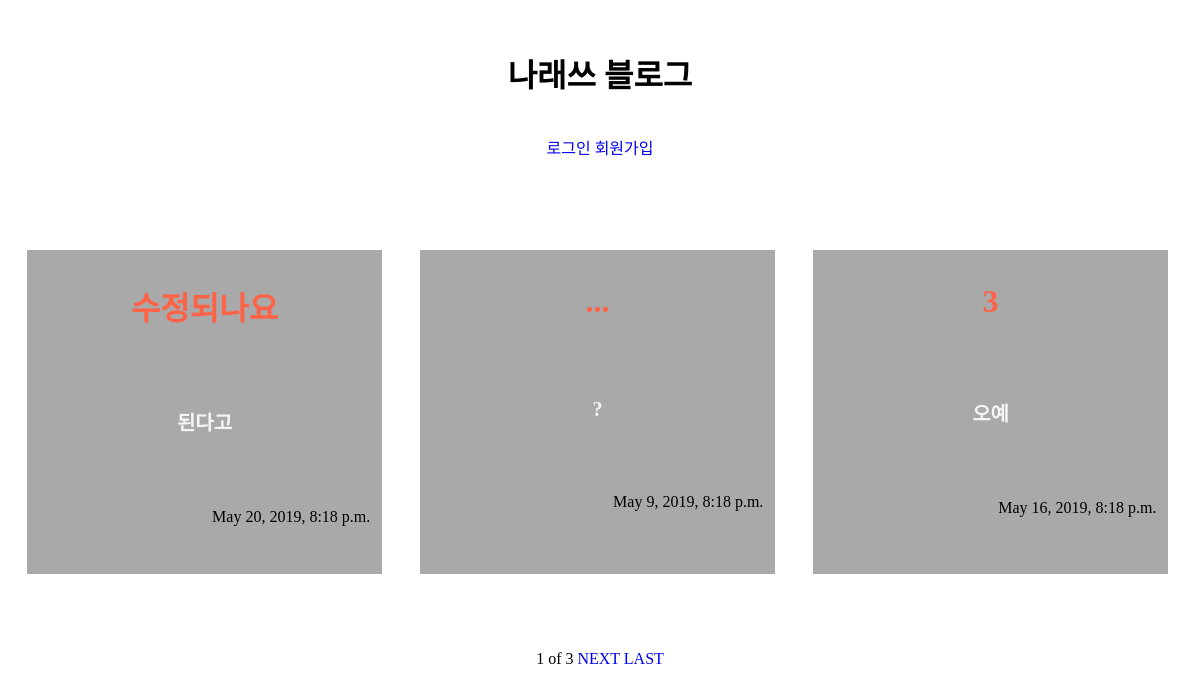
Before: / with the older database file.
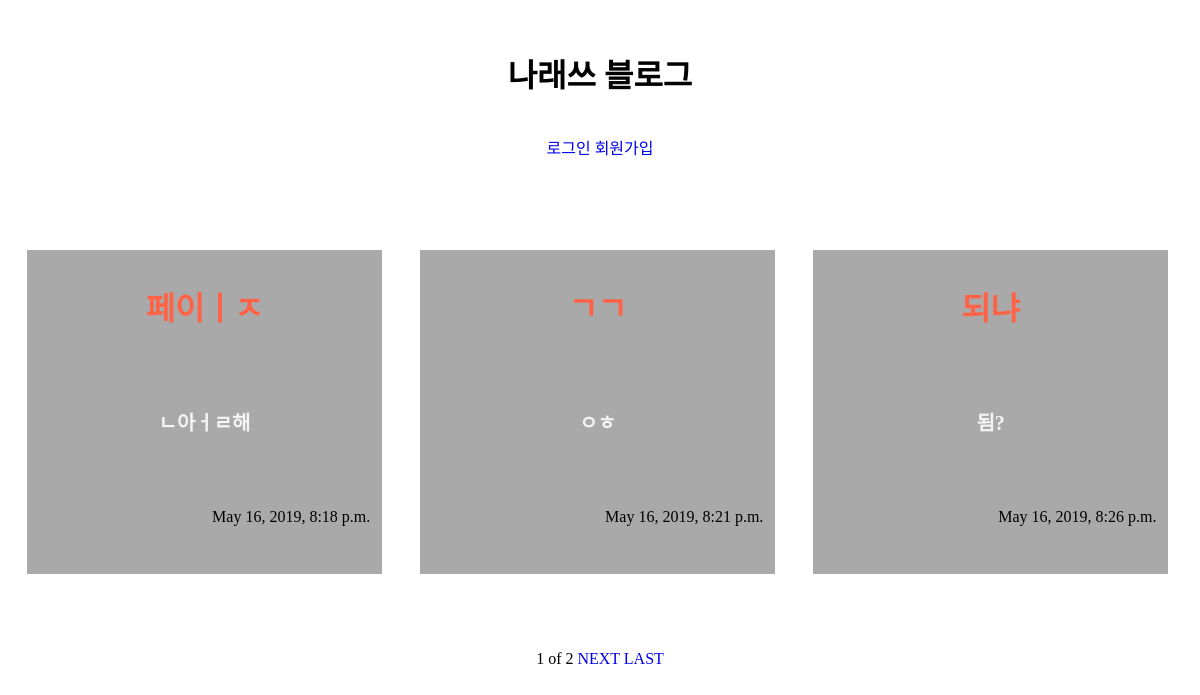
After: the same page with the newer database file.
### myapp/models.py (models this page shows, shortened)
class Blog(models.Model):
    title=models.CharField(max_length=200)
    pub_date=models.DateTimeField('date published')
    body=models.TextField()

### myapp/views.py (the view)
# urls.py: 2. Add a URL to urlpatterns:  path('', views.home, name='home')
def home(request):
    blogs=Blog.objects
    blog_list=Blog.objects.all()
    paginator=Paginator(blog_list,3)
    page=request.GET.get('page')
    posts=paginator.get_page(page)
    return render(request,'home.html',{'blogs':blogs, 'posts':posts})

### myapp/templates/home.html (shortened to what this page needs)
<!DOCTYPE html>
<html lang="ko">
<head>
</head>
<body>
    <div class="head">
        <h1>나래쓰 블로그</h1>
        <br>
        {% if user.is_authenticated %}
        환영합니다! {{user.username}}님!
        <form  id="logout" method="POST" action="{% url 'logout' %}">
            {% csrf_token %}
            <input type="submit" value="logout">
            <a href="{%url 'newblog' %}">글쓰기</a>
        </form>
        {% else %}
        <a href="{% url 'login' %}">로그인</a>
        <a href="{% url 'signup' %}">회원가입</a>
        {% endif %}
    </div>
    <div class="posts">
        {% for blog in posts %}
        <div class="post">
        <h1><a href="{% url 'detail' blog.id %}"><div class="title">{{blog.title}}</div></a></h1>
        <br><br>
        <p class="body">{{blog.body}}</p>
        <br><br>
        <p class="date">{{blog.pub_date}}</p>
        </div>
        {% endfor %}
    </div>
    <div class="page">
        <span> {{posts.number}}</span>
        <span>of</span>
        <span>{{posts.paginator.num_pages}}</span>
        {% if posts.has_next %}
        <a href="?page={{posts.next_page_number}}">NEXT</a>
        <a href="?page={{posts.paginator.num_pages}}">LAST</a>
        {% endif %}
    </div>
</body>
</html>

### myapp/templates/home.html (style rules this page uses)
.head { width: 100%; height: 200px; margin-top:50px; text-align: center; }
.post { background-color: darkgrey; float: left; margin-left:1.6%; margin-right:1.6%; padding: 1% 1% 1% 1%; width:28%; height:300px; }
.posts { width:100%; height:350px; }
.page { margin-top:50px; text-align: center; }
a { text-decoration:none; }
.date { vertical-align: bottom; text-align: end; color:black; }
.title { text-align: center; color:tomato; }
.body { text-align: center; color:whitesmoke; font-weight: bold; font-size:20px; }

Changed rows visible on the page:
removed Blog: title "수정되나요", body "된다고", pub_date "May 20, 2019, 8:18 p.m."
removed Blog: title "...", body "?", pub_date "May 9, 2019, 8:18 p.m."
removed Blog: title "3", body "오예", pub_date "May 16, 2019, 8:18 p.m."
now on this page (row unchanged): Blog: title "페이ㅣㅈ", body "ㄴ아ㅓㄹ해", pub_date "May 16, 2019, 8:18 p.m."
now on this page (row unchanged): Blog: title "ㄱㄱ", body "ㅇㅎ", pub_date "May 16, 2019, 8:21 p.m."
now on this page (row unchanged): Blog: title "되냐", body "됨?", pub_date "May 16, 2019, 8:26 p.m."
Other visible differences:
{{ posts.paginator.num_pages }}: "3" → "2"
